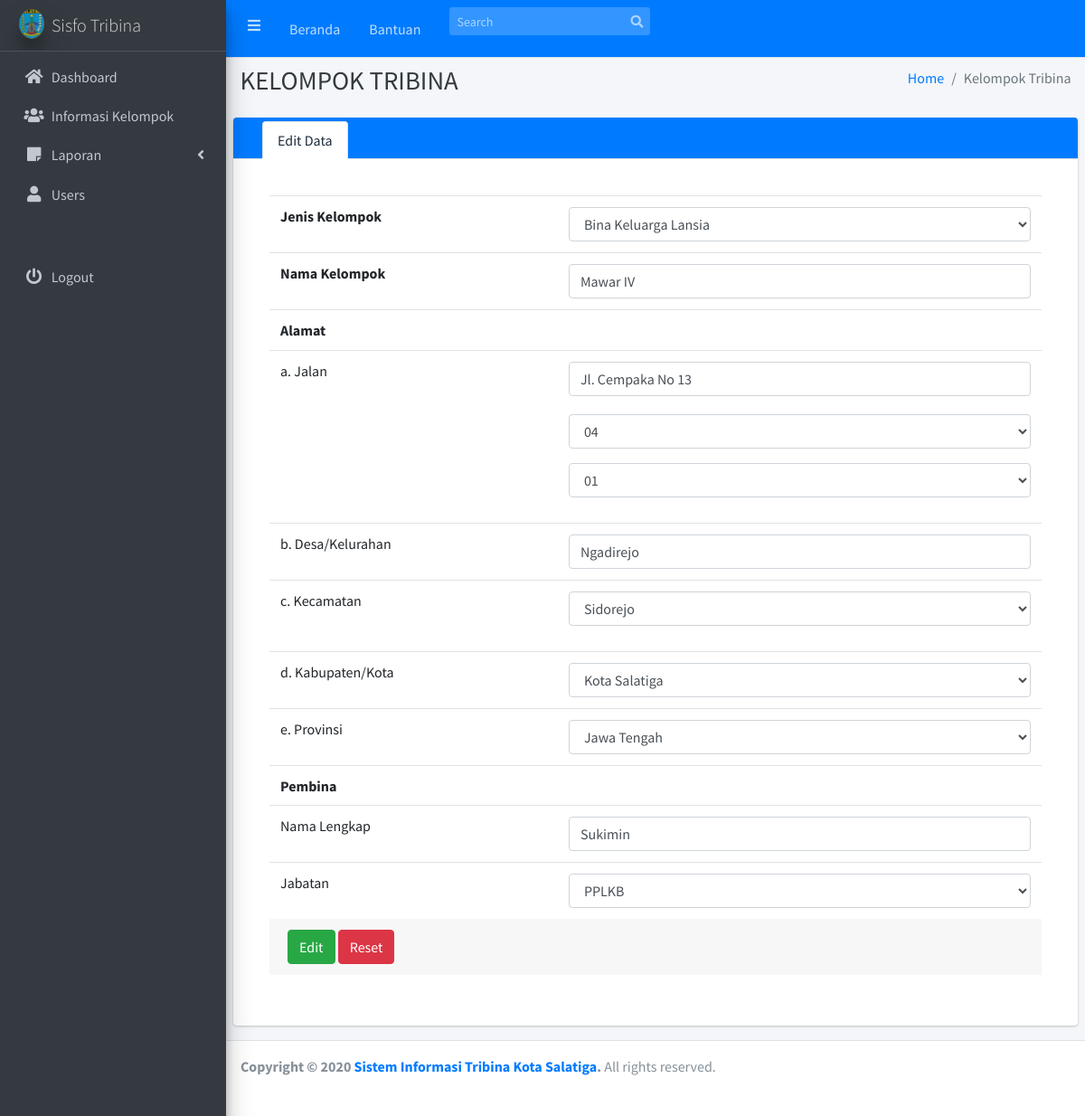
Screenshot of /index.php?page=edit_kelompok&id=2 with the database file from the repository.
### tables this page shows
CREATE TABLE `tb_id_kelompok` (
  `id_kelompok` int(6) NOT NULL,
  `id_jenis_kelompok` varchar(3) NOT NULL,
  `nama_kelompok` varchar(50) NOT NULL,
  `jalan` varchar(50) NOT NULL,
  `rt` varchar(3) NOT NULL,
  `rw` varchar(3) NOT NULL,
  `kelurahan` varchar(20) NOT NULL,
  `kecamatan` varchar(20) NOT NULL,
  `kabkot` varchar(30) NOT NULL,
  `provinsi` varchar(20) NOT NULL,
  `nama_pembina` varchar(50) NOT NULL,
  `jabatan_pembina` varchar(15) NOT NULL,
  `tanggal` date NOT NULL,
  `id_user` int(2) NOT NULL
);

CREATE TABLE `tb_jenis_kelompok` (
  `id_jenis_kelompok` varchar(3) NOT NULL,
  `jenis_kelompok` varchar(20) NOT NULL
);

### module/identitas-edit.php (the view, shortened to what this page needs)
<?php
require_once("config/database.php");
$id = $_GET['id'];
$qq = "SELECT * FROM tb_id_kelompok INNER JOIN tb_jenis_kelompok USING (id_jenis_kelompok) WHERE id_kelompok='$id'";
$res = mysqli_query($koneksi,$qq);
$datae=mysqli_fetch_array($res);
?>
<div class="card card-primary card-tabs" style="width:100%">
	<div class="card-header p-0 pt-1">
		<ul class="nav nav-tabs" id="custom-tabs-two-tab" role="tablist">
			<li class="pt-2 px-3">
			</li>
			<li class="nav-item">
				<a class="nav-link active" id="custom-tabs-two-data-tab" data-toggle="pill" href="#custom-tabs-two-data" role="tab" aria-controls="custom-tabs-two-data" aria-selected="true">Edit Data</a>
			</li>
		</ul>
	</div>
	<div class="card-body">
		<div class="tab-content" id="custom-tabs-two-tabContent">
			<div class="tab-pane fade show active" id="custom-tabs-two-data" role="tabpanel" aria-labelledby="custom-tabs-two-data-tab">
        <form role="form" method="post" action="module/input_data.php?page=edit_kelompok"  enctype="multipart/form-data">
					<div class="card-body">
						<table class="table" border="0">
						<tr>
							<td>
								<b>Jenis Kelompok</b>
							</td>
							<td>
								<select class="form-control" name="jenis_kelompok" required>
									<option value="<?php echo $datae['id_jenis_kelompok'] ?>" selected><?php echo $datae['jenis_kelompok'] ?></option>
              ?></select>
								<tr>
									<td>
										<b>Nama Kelompok</b>
									</td>
									<td>
										<input name="nama_kelompok" type="text" class="form-control" value="<?php echo $datae['nama_kelompok'] ?>" required></td>
									<tr>
										<td>
											<b>Alamat</b>
										</td>
										<td></td>
										<tr>
											<td>a. Jalan</td>
											<td>
												<input name="jalan" type="text" class="form-control" value="<?php echo $datae['jalan'] ?>" required>
												<br>
												<div class="form-group">
													<select class="form-control" name="rt" required>
														<option value="<?php echo $datae['rt'] ?>"  selected><?php echo $datae['rt'] ?></option>
													</select>
												</div>
												<div class="form-group">
													<select class="form-control" name="rw" required>
														<option value="<?php echo $datae['rw'] ?>" selected><?php echo $datae['rw'] ?></option>
													</select>
												</div>
											</td>
											<tr>
												<td>b. Desa/Kelurahan</td>
												<td>
													<input name="kelurahan" type="text" class="form-control" value="<?php echo $datae['kelurahan'] ?>" required>
												</td>
												<tr>
													<td>c. Kecamatan</td>
													<td>
														<div class="form-group">
															<select class="form-control" name="kecamatan" required>
																<option value="<?php echo $datae['kecamatan'] ?>" selected><?php echo $datae['kecamatan'] ?></option>
															</select>
														</div>
													</td>
													<tr>
														<td>d. Kabupaten/Kota</td>
														<td>
															<select class="form-control" name="kabkot" required>
																<option value="#" disabled selected><?php echo $datae['kabkot'] ?></option>
															</select>
														</div>
													<tr>
														<td>e. Provinsi</td>
														<td>
															<select class="form-control" name="provinsi" required>
																<option value="#" disabled selected><?php echo $datae['provinsi'] ?></option>
															</select>
														</div>
													<tr>
														<td>
															<b>Pembina</b>
														</td>
														<td></td>
														<tr>
															<tr>
																<td>Nama Lengkap</td>
																<td>
																	<input name="nama_pembina" type="text" class="form-control" value="<?php echo $datae['nama_pembina'] ?>" required></td>
																<tr>
																	<tr>
																		<td>Jabatan</td>
																		<td>
																			<select class="form-control" name="jabatan_pembina" required>
																				<option value="<?php echo $datae['jabatan_pembina'] ?>" selected><?php echo $datae['jabatan_pembina'] ?></option>
																			</select>
																		</td>
																		<div class="card-footer">
																			<button type="submit" class="btn btn-success">Edit</button>
                                      <button class="btn btn-danger" type="reset" onclick="ComboBox.Items.Clear();">Reset</button>
																		</div>
			</div>
															</div>
														</div>
                          </div>
                          </div>

### rows the page displays
tb_id_kelompok: jenis_kelompok "Bina Keluarga Lansia", nama_kelompok "Mawar IV", jalan "Jl. Cempaka No 13", rt "04", rw "01", kelurahan "Ngadirejo", kecamatan "Sidorejo", kabkot "Kota Salatiga", provinsi "Jawa Tengah", nama_pembina "Sukimin", jabatan_pembina "PPLKB"
